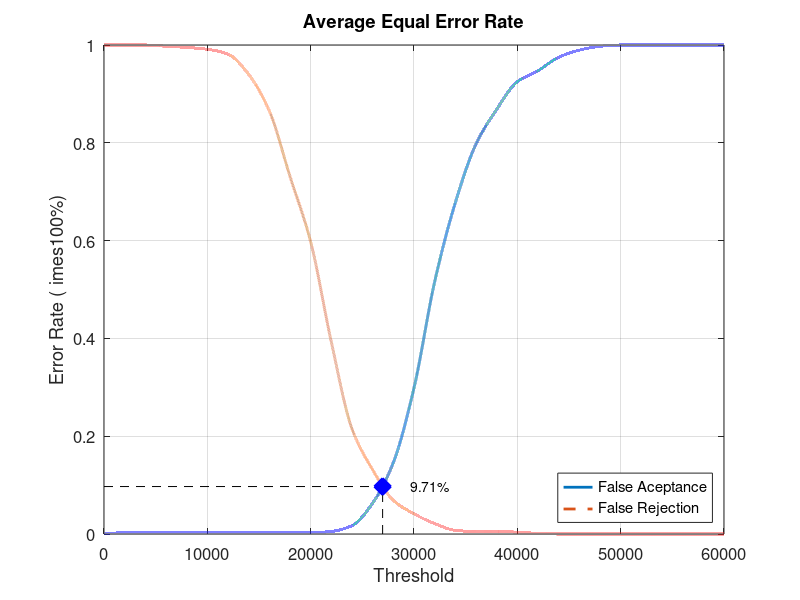
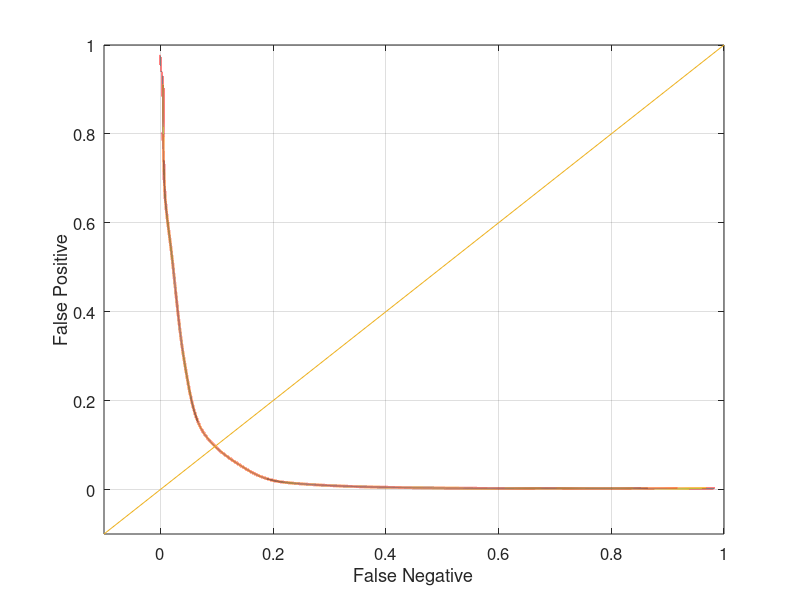

MATLAB code to generate these figures, in order:
close all;
clear;
clc;
x = 0:2000:60000;
xq = 0:0.5:60000;

y0 = [0 0.00263158 0.00263158 0.00263158 0.00263158 0.00263158 0.00263158 0.00263158 0.00263158 0.00263158 0.00263158 0.00526316 0.0171053 0.0631579 0.146053 0.298684 0.515789 0.677632 0.797368 0.868421 0.925 0.947368 0.975 0.989474 0.997368 1 1 1 1 1 1]
yy0 = interp1(x, y0, xq, 'pchip');
y1 = [1 1 1 0.9975 0.995 0.99125 0.98125 0.94 0.865 0.73125 0.5975 0.3925 0.215 0.13125 0.06875 0.04125 0.02125 0.0075 0.005 0.005 0.00375 0.00125 0 0 0 0 0 0 0 0 0]
yy1 = interp1(x, y1, xq, 'pchip');

% Calculating EER: 
y2 = abs(y0 - y1);
find(y2 == min(y2))
yy2 = abs(yy0 - yy1);
xEER = find(yy2 == min(yy2));
xEERIndex = xq(xEER) % X-axis EER
yEER = yy0(xEER) % Y-axis EER

main = figure
plot(xq, yy0,'-','LineWidth', 2);	hold on
plot(xq, yy1,'--','LineWidth', 2);	hold on
plot([xEERIndex xEERIndex], [0 yEER], 'k--');	hold on
plot([0 xEERIndex], [yEER yEER], 'k--');	hold on
plot(xEERIndex, yEER, 'bx', 'LineWidth', 10);	hold on
text(xEERIndex + 10 * xEERIndex / 100, yEER, [num2str(round((10000 * yEER)) / 100) '%'])
legend('False Aceptance', 'False Rejection', 'Location', 'SouthEast')
xlabel('Threshold')
ylabel('Error Rate (	imes100%)')
title('Average Equal Error Rate')
set(gca, 'FontSize', 12)
axis([0 60000 0 1])
grid on

print(main, 'Experiment2AverageMain', '-dpng');
FNRxFPR = figure('Color', [1 1 1]);
plot(yy1, yy0, '-', yy1, yy0, 'LineWidth', 2);
hold on
y = -0.1:0.1:1
plot(y, y); 
set(gca, 'FontSize', 12)
xlabel('False Negative')
ylabel('False Positive')
axis([-0.1 1 -0.1 1])
set(gca, 'FontSize', 12)
grid on

print(FNRxFPR, 'Experiment2AverageFNRxFPR','-dpng');
